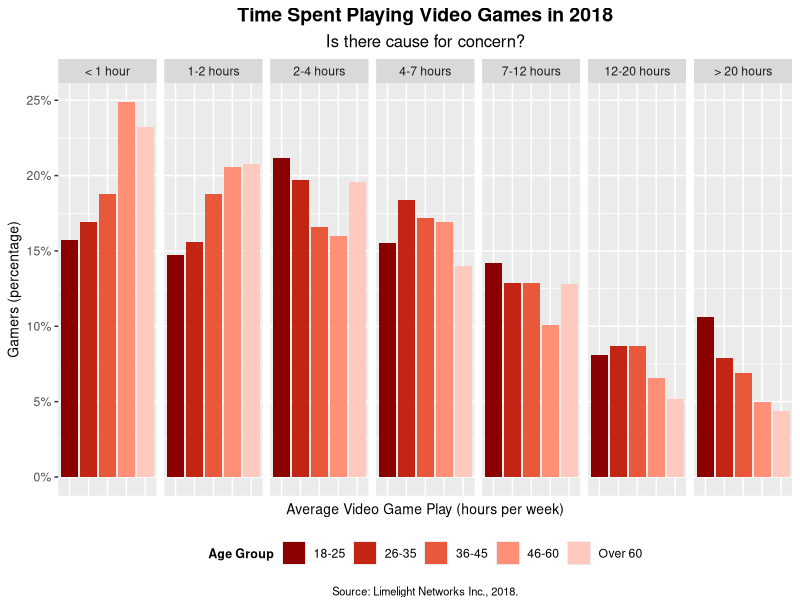

Recreate this plot in R.
## ---- chunk 1
knitr::opts_chunk$set(echo = TRUE)
## ---- chunk 2
# Load ggplot2 package
library (ggplot2)

# Load the data
gameplay_data <- read.csv("gameplay_data_long.csv")

# Reorder the avg hours played factor (ordinal variable)
gameplay_data$Avg_Hours_PlayedO = factor(gameplay_data$Avg_Hours_Played, 
levels=c('< 1 hour','1-2 hours',
         '2-4 hours','4-7 hours',
         '7-12 hours', '12-20 hours',
         '> 20 hours'))

# - Variables of Interest
# Age Group (ordinal variable)
# Average Hours Played (ordinal variable)
# Percentage Value (ordinal variable)

# - Create data visualisation object using ggplot2
# Define data layer (variables of interest)
# Define aesthetics layer (x-axis, y-axis, and fill)
# Define geometry layer
barplot1 <- ggplot(gameplay_data, aes(x=Age, y=Value, fill=Age)) + 
geom_bar(stat="identity") +
scale_fill_manual(values = c('#8b0000', '#c22514', '#ea583c', '#ff8f76', '#ffcabd'))

# Scale y-axis and format as percentage
barplot1 <- barplot1 + scale_y_continuous(labels = 
scales::percent_format(accuracy = 1))

# Define the facets layer (along rows)
barplot1 <- barplot1 + facet_grid(.~Avg_Hours_PlayedO) 

# Modify title, axes and legend labels
barplot1 <- barplot1 + ggtitle("Time Spent Playing Video Games in 2018", 
subtitle = "Is there cause for concern?") +
xlab("Average Video Game Play (hours per week)") +
ylab("Gamers (percentage)") +
labs(fill='Age Group') 

# Add caption for the data source
barplot1 <- barplot1 + labs(caption="Source: Limelight Networks Inc., 2018.")

# Change the appearance of the title, axes, legend and caption
barplot1 <- barplot1 + theme(
  plot.title = element_text(size=14, face="bold", hjust=0.5),
  plot.subtitle=element_text(size=12, hjust=0.5),
  axis.title = element_text(size=10, vjust=0.5, hjust=0.5),
  axis.text.x=element_blank(),
  axis.ticks.x=element_blank(),
  legend.title = element_text(size=9, face="bold"),
  legend.position="bottom", 
  legend.box = "horizontal",
  plot.caption=element_text(size=8, hjust=0.5, vjust=-1))

## ---- chunk 3
# Display the final result
barplot1
